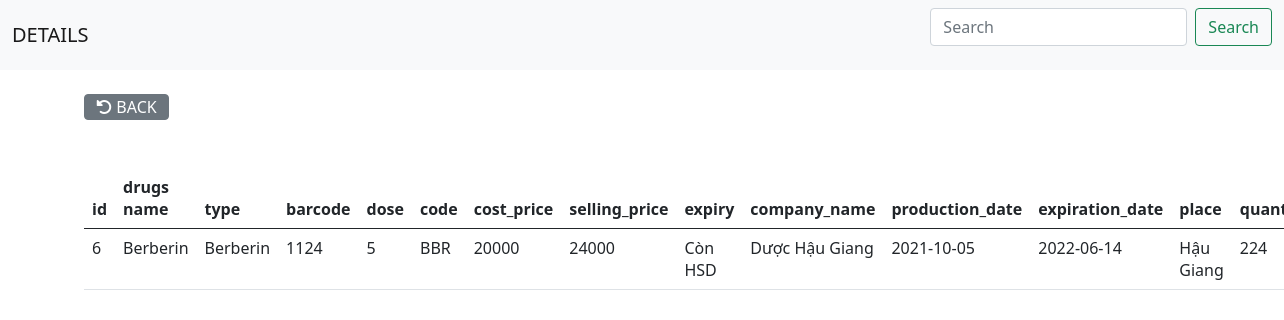
The page /src/detailsDrugs.php?id=6 on the database its author committed.
### tables this page shows
CREATE TABLE `tb_drugs` (
  `id` int(10) UNSIGNED NOT NULL,
  `name` varchar(255) NOT NULL,
  `type` varchar(255) NOT NULL,
  `barcode` varchar(255) NOT NULL,
  `dose` varchar(255) NOT NULL,
  `code` varchar(255) NOT NULL,
  `cost_price` float NOT NULL,
  `selling_price` float NOT NULL,
  `expiry` varchar(255) NOT NULL,
  `company_name` varchar(255) NOT NULL,
  `production_date` date NOT NULL,
  `expiration_date` date NOT NULL,
  `place` varchar(255) NOT NULL,
  `quantity` int(11) NOT NULL
);

### src/detailsDrugs.php (the view, shortened to what this page needs)
<?php include('./config.php'); ?>
<link href="https://cdn.jsdelivr.net/npm/bootstrap@5.0.2/dist/css/bootstrap.min.css" rel="stylesheet">
<link rel="stylesheet" href="https://cdnjs.cloudflare.com/ajax/libs/font-awesome/6.0.0-beta2/css/all.min.css" />
<body>
    <nav class="navbar navbar-light bg-light">
        <div class="container-fluid">
            <a class="navbar-brand">DETAILS</a>
            <form class="d-flex">
                <input class="form-control me-2" type="search" placeholder="Search" aria-label="Search">
                <button class="btn btn-outline-success" type="submit">Search</button>
            </form>
        </div>
    </nav>
    <div class="container">
        <br>
        <a href="./index.php"><button type="button" class="btn btn-secondary"><i class="fas fa-undo-alt"></i> BACK</button></a>
        <br> <br> <br>
        <?php
        if (isset($_GET['id'])) {
            $id = $_GET['id'];
        }
        ?>
        <table class="table">
            <thead>
                <tr>
                    <th scope="col">id</th>
                    <th scope="col">drugs name</th>
                    <th scope="col">type</th>
                    <th scope="col">barcode</th>
                    <th scope="col">dose</th>
                    <th scope="col">code</th>
                    <th scope="col">cost_price</th>
                    <th scope="col">selling_price</th>
                    <th scope="col">expiry</th>
                    <th scope="col">company_name</th>
                    <th scope="col">production_date</th>
                    <th scope="col">expiration_date</th>
                    <th scope="col">place</th>
                    <th scope="col">quantity</th>
                </tr>
            </thead>
            <tbody>
                <?php
                $sql = "SELECT * FROM tb_drugs WHERE id = '$id'";
                $res = mysqli_query($conn, $sql);
                $count = mysqli_num_rows($res);
                if ($count > 0) {
                    while ($row = mysqli_fetch_assoc($res)) {
                        $id = $row['id'];
                        $name = $row['name'];
                        $type = $row['type'];
                        $barcode = $row['barcode'];
                        $dose = $row['dose'];
                        $code = $row['code'];
                        $cost_price = $row['cost_price'];
                        $selling_price = $row['selling_price'];
                        $expiry = $row['expiry'];
                        $company_name = $row['company_name'];
                        $production_date = $row['production_date'];
                        $expiration_date = $row['expiration_date'];
                        $place = $row['place'];
                        $quantity = $row['quantity'];
                ?>
                        <tr>
                            <td><?php echo $id ?></td>
                            <td><?php echo $name ?></td>
                            <td><?php echo $type ?></td>
                            <td><?php echo $barcode ?></td>
                            <td><?php echo $dose ?></td>
                            <td><?php echo $code ?></td>
                            <td><?php echo $cost_price ?></td>
                            <td><?php echo $selling_price ?></td>
                            <td><?php echo $expiry ?></td>
                            <td><?php echo $company_name ?></td>
                            <td><?php echo $production_date ?></td>
                            <td><?php echo $expiration_date ?></td>
                            <td><?php echo $place ?></td>
                            <td><?php echo $quantity ?></td>
                        </tr>
                <?php
                    }
                }
                ?>
            </tbody>
        </table>
    </div>
</body>

### src/detailsDrugs.php (style rules this page uses)
.btn-secondary { padding: 0 1%; }

### rows shown on the page
tb_drugs: id "6", name "Berberin", type "Berberin", barcode "1124", dose "5", code "BBR", cost_price "20000", selling_price "24000", expiry "Còn HSD", company_name "Dược Hậu Giang", production_date "2021-10-05", expiration_date "2022-06-14", place "Hậu Giang", quantity "224"
